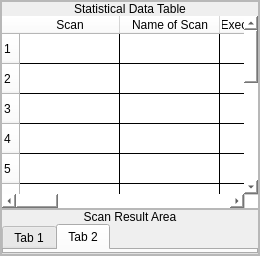
            <widget class="QWidget" name="detailed_view">
             <layout class="QHBoxLayout" name="horizontalLayout_10">
              <property name="spacing">
               <number>0</number>
              </property>
              <property name="leftMargin">
               <number>0</number>
              </property>
              <property name="topMargin">
               <number>0</number>
              </property>
              <property name="rightMargin">
               <number>0</number>
              </property>
              <property name="bottomMargin">
               <number>0</number>
              </property>
              <item>
               <widget class="QFrame" name="frame_10">
                <property name="frameShape">
                 <enum>QFrame::StyledPanel</enum>
                </property>
                <property name="frameShadow">
                 <enum>QFrame::Raised</enum>
                </property>
                <layout class="QVBoxLayout" name="verticalLayout_22">
                 <property name="spacing">
                  <number>0</number>
                 </property>
                 <property name="leftMargin">
                  <number>0</number>
                 </property>
                 <property name="topMargin">
                  <number>0</number>
                 </property>
                 <property name="rightMargin">
                  <number>0</number>
                 </property>
                 <property name="bottomMargin">
                  <number>0</number>
                 </property>
                 <item>
                  <widget class="QFrame" name="frame_11">
                   <property name="maximumSize">
                    <size>
                     <width>16777215</width>
                     <height>300</height>
                    </size>
                   </property>
                   <property name="frameShape">
                    <enum>QFrame::StyledPanel</enum>
                   </property>
                   <property name="frameShadow">
                    <enum>QFrame::Raised</enum>
                   </property>
                   <layout class="QVBoxLayout" name="verticalLayout_23">
                    <property name="spacing">
                     <number>0</number>
                    </property>
                    <property name="leftMargin">
                     <number>0</number>
                    </property>
                    <property name="topMargin">
                     <number>0</number>
                    </property>
                    <property name="rightMargin">
                     <number>0</number>
                    </property>
                    <property name="bottomMargin">
                     <number>0</number>
                    </property>
                    <item>
                     <widget class="QLabel" name="statistical_data_title">
                      <property name="maximumSize">
                       <size>
                        <width>16777215</width>
                        <height>20</height>
                       </size>
                      </property>
                      <property name="styleSheet">
                       <string notr="true"/>
                      </property>
                      <property name="text">
                       <string>&lt;html&gt;&lt;head/&gt;&lt;body&gt;&lt;p&gt;Statistical Data Table&lt;/p&gt;&lt;/body&gt;&lt;/html&gt;</string>
                      </property>
                      <property name="alignment">
                       <set>Qt::AlignHCenter|Qt::AlignTop</set>
                      </property>
                     </widget>
                    </item>
                    <item>
                     <widget class="QTableWidget" name="statistical_data_table">
                      <property name="styleSheet">
                       <string notr="true">color: black;
gridline-color: black;
background-color: white; 
selection-background-color: #353535; 
border-radius: 10px</string>
                      </property>
                      <property name="frameShape">
                       <enum>QFrame::StyledPanel</enum>
                      </property>
                      <property name="lineWidth">
                       <number>2</number>
                      </property>
                      <property name="rowCount">
                       <number>14</number>
                      </property>
                      <property name="columnCount">
                       <number>10</number>
                      </property>
                      <row/>
                      <row/>
                      <row/>
                      <row/>
                      <row/>
                      <row/>
                      <row/>
                      <row/>
                      <row/>
                      <row/>
                      <row/>
                      <row/>
                      <row/>
                      <row/>
                      <column>
                       <property name="text">
                        <string>Scan</string>
                       </property>
                      </column>
                      <column>
                       <property name="text">
                        <string>Name of Scan</string>
                       </property>
                      </column>
                      <column>
                       <property name="text">
                        <string>Execution Number</string>
                       </property>
                      </column>
                      <column>
                       <property name="text">
                        <string>Start Time</string>
                       </property>
                      </column>
                      <column>
                       <property name="text">
                        <string>End Time</string>
                       </property>
                      </column>
                      <column>
                       <property name="text">
                        <string>Stop</string>
                       </property>
                      </column>
                      <column>
                       <property name="text">
                        <string>Successful Execution/Failures</string>
                       </property>
                      </column>
                      <column>
                       <property name="text">
                        <string>Play</string>
                       </property>
                      </column>
                      <column>
                       <property name="text">
                        <string>Pause</string>
                       </property>
                      </column>
                      <column>
                       <property name="text">
                        <string>Stop</string>
                       </property>
                      </column>
                     </widget>
                    </item>
                   </layout>
                  </widget>
                 </item>
                 <item>
                  <widget class="QFrame" name="frame_12">
                   <property name="frameShape">
                    <enum>QFrame::StyledPanel</enum>
                   </property>
                   <property name="frameShadow">
                    <enum>QFrame::Raised</enum>
                   </property>
                   <layout class="QVBoxLayout" name="verticalLayout_24">
                    <property name="spacing">
                     <number>0</number>
                    </property>
                    <property name="leftMargin">
                     <number>0</number>
                    </property>
                    <property name="topMargin">
                     <number>0</number>
                    </property>
                    <property name="rightMargin">
                     <number>0</number>
                    </property>
                    <property name="bottomMargin">
                     <number>0</number>
                    </property>
                    <item>
                     <widget class="QLabel" name="scan_result_title">
                      <property name="maximumSize">
                       <size>
                        <width>16777215</width>
                        <height>20</height>
                       </size>
                      </property>
                      <property name="styleSheet">
                       <string notr="true"/>
                      </property>
                      <property name="text">
                       <string>&lt;html&gt;&lt;head/&gt;&lt;body&gt;&lt;p&gt;Scan Result Area&lt;/p&gt;&lt;/body&gt;&lt;/html&gt;</string>
                      </property>
                      <property name="alignment">
                       <set>Qt::AlignHCenter|Qt::AlignTop</set>
                      </property>
                     </widget>
                    </item>
                    <item>
                     <widget class="QTabWidget" name="scan_result_tabs">
                      <property name="currentIndex">
                       <number>1</number>
                      </property>
                      <widget class="QWidget" name="tab">
                       <attribute name="title">
                        <string>Tab 1</string>
                       </attribute>
                      </widget>
                      <widget class="QWidget" name="tab_2">
                       <attribute name="title">
                        <string>Tab 2</string>
                       </attribute>
                       <widget class="QLabel" name="label">
                        <property name="geometry">
                         <rect>
                          <x>410</x>
                          <y>20</y>
                          <width>331</width>
                          <height>141</height>
                         </rect>
                        </property>
                        <property name="text">
                         <string>ASK ABOUT THIS AREA... </string>
                        </property>
                       </widget>
                      </widget>
                     </widget>
                    </item>
                   </layout>
                  </widget>
                 </item>
                </layout>
               </widget>
              </item>
             </layout>
            </widget>
